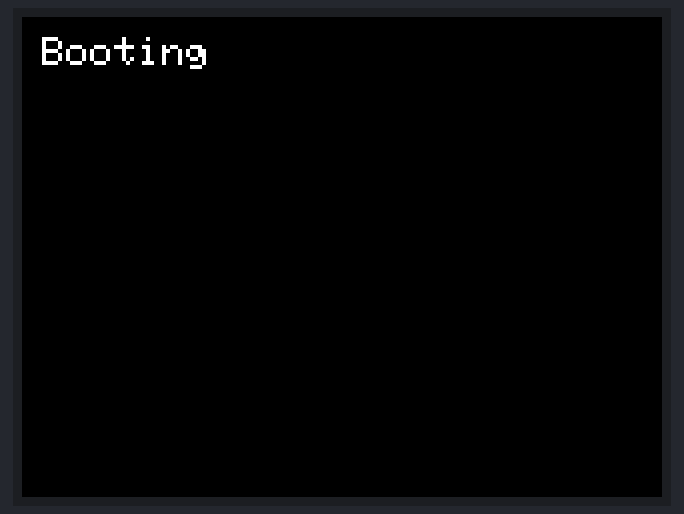
Bench run of a sketch on a simulated ESP32. On the bench: 320×240 colour display. WiFi joins after 1.5 s; servers stay silent unless stated; uploads are accepted with an empty reply; the local clock reads 2024-03-15 10:24:30 at power-on unless the sketch sets it.

Above: at 0.3 s.
At 2.1 s:
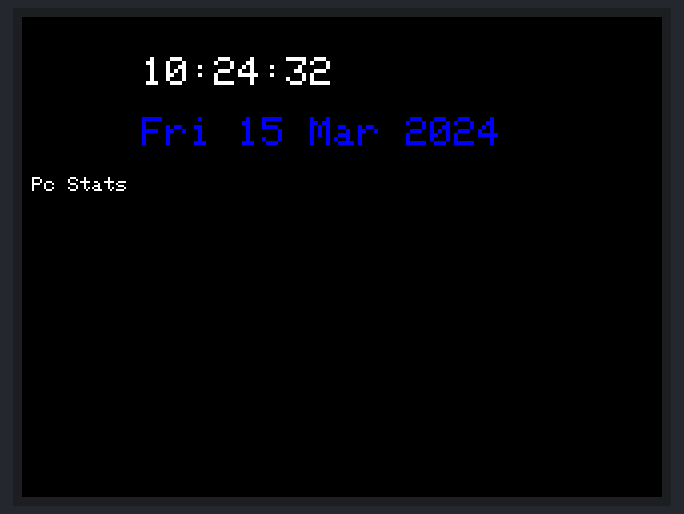
At 14.1 s:
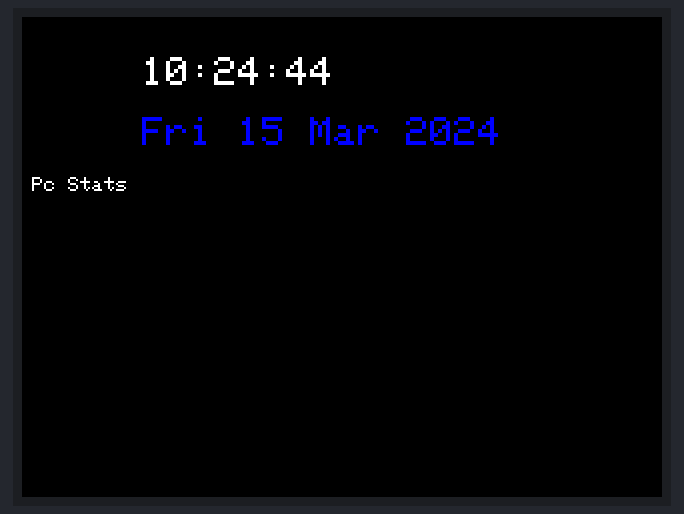
At 19.1 s:
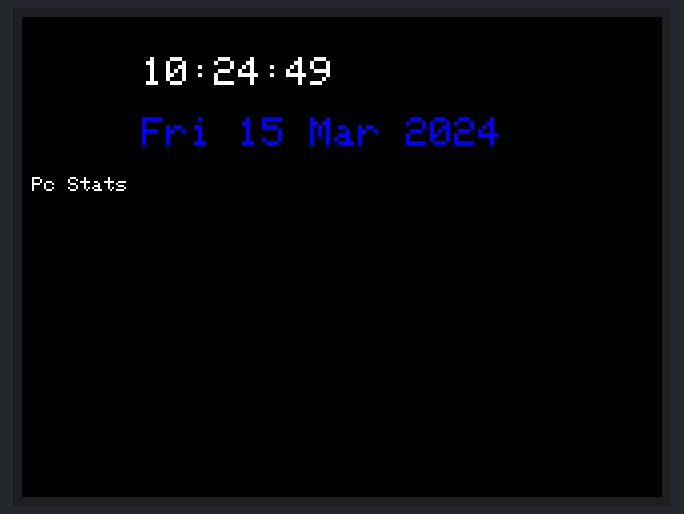
At 27.2 s:
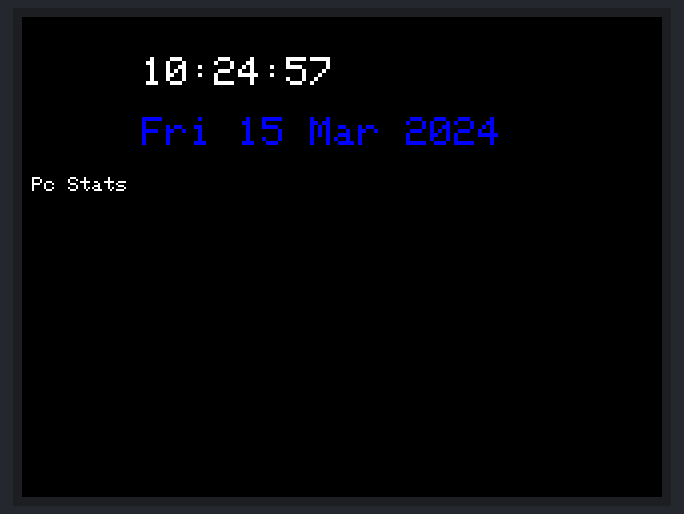
At 38.2 s:
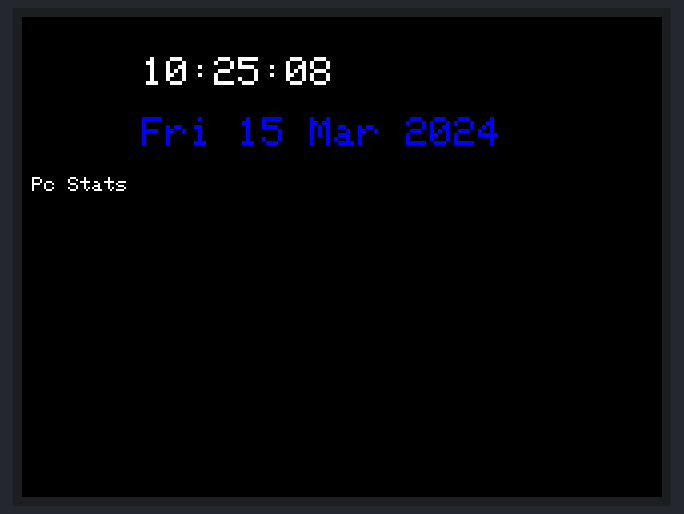

Measured:
- what the display in image 2 shows lasts 1.0 s, from 14.1 s to 15.1 s

The sketch:

sketch_nov1a.ino
```cpp
#include <WiFi.h>
#include <HTTPClient.h>
#include <time.h>
#include <Adafruit_GFX.h>
#include <Adafruit_ILI9341.h>

#define TFT_CS   15
#define TFT_DC    2
#define TFT_RST   4

char oldtime[20];
char old_date[25];

Adafruit_ILI9341 tft = Adafruit_ILI9341(TFT_CS, TFT_DC, TFT_RST);

void setup() {
  tft.begin();
  tft.setRotation(1);
  tft.fillScreen(ILI9341_BLACK);
  tft.setTextColor(ILI9341_WHITE);
  tft.setTextSize(2);
  tft.setCursor(10, 10);
  tft.println("Booting");

  WiFi.begin("here wifi name", "here wifi pass");
  while(WiFi.status() != WL_CONNECTED) delay(100);

  configTzTime("CET-1CEST,M3.5.0,M10.5.0/3", "pool.ntp.org");

  tft.fillScreen(ILI9341_BLACK);

  showWeather();
  showPcStats();
}

void showWeather(){

  HTTPClient http;
  http.begin("http://wttr.in/41.89,12.48?m&format=%t+%C");
  int code = http.GET();

  if(code == 200){
    String w = http.getString();
    tft.setTextColor(ILI9341_CYAN, ILI9341_BLACK);
    tft.setTextSize(1);
    tft.setCursor(5, 230);
    tft.print(w);
  }
  http.end();
}

void showPcStats(){

//its empty for now cause ill make it when ill get the parts.. ill use a placeholder for now
tft.setTextSize(1);
tft.setTextColor(ILI9341_WHITE, ILI9341_BLACK);
tft.setCursor(5, 80);
tft.print("Pc Stats");

}


void loop() {

  struct tm t;
  if(getLocalTime(&t)){
    char timeStr[20];
    char dateStr[25];
    strftime(timeStr, sizeof(timeStr), "%H:%M:%S", &t);
    strftime(dateStr, sizeof(dateStr), "%a %d %b %Y", &t);


    if(strcmp(timeStr, oldtime) != 0){

        tft.setTextColor(ILI9341_WHITE, ILI9341_BLACK);
        tft.setTextSize(2);
        tft.setCursor(60, 20);
        tft.print(timeStr);
        strcpy(oldtime, timeStr);

    }


    if(strcmp(dateStr, old_date) != 0){

      tft.setTextColor(ILI9341_BLUE, ILI9341_BLACK);
      tft.setTextSize(2);
      tft.setCursor(60, 50);
      tft.print(dateStr);
      strcpy(old_date, dateStr);

    }
  }

  delay(200);
}
```
